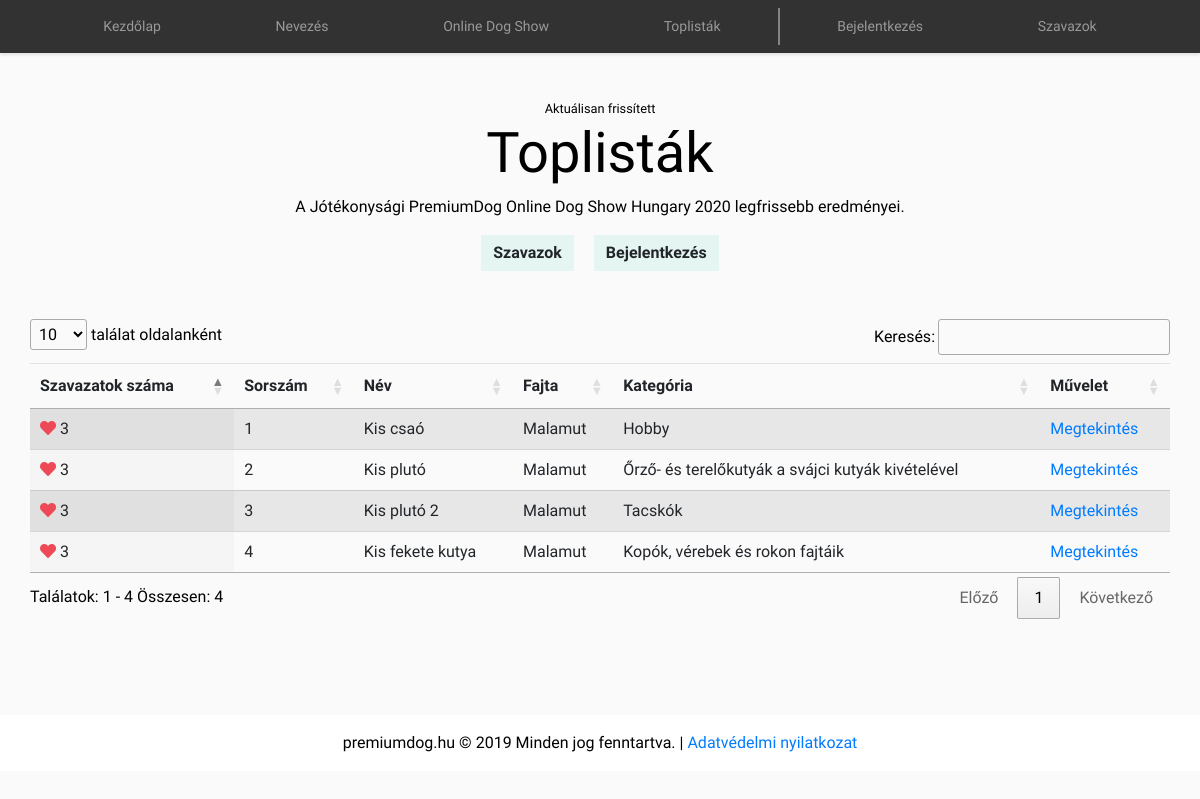
Page /szavazas/list/ on the committed database.
### articles/models.py (models this page shows, shortened)
class Article(models.Model):
    dog_number = models.CharField(max_length=10, unique=True, default="")
    title= models.CharField(max_length=100)
    slug = models.SlugField()
    gender = models.CharField(max_length=5,default="", choices=GENDER)
    group = models.CharField(max_length=100,default="", choices=GROUP)
    category = models.ForeignKey('Category',on_delete=models.CASCADE, default="")
    owner = models.ForeignKey('Owner',on_delete=models.CASCADE, default="")
    gallery = models.ManyToManyField(Gallery)
    thumb = models.ImageField(default='default.png', blank=True)
    likes = models.ManyToManyField(User, related_name='likes', blank=True)
    date = models.DateTimeField(auto_now_add=True)

class Category(models.Model):
    name = models.CharField(max_length=254)
    def __str__(self):
        return self.name

### articles/views.py (the view)
# urls.py: path('list/', views.article_top_list, name="article_top_list"),
def article_top_list(request):
    articles = Article.objects.all()
    return render(request, 'articles/article_top_list.html', {'articles':articles})

### articles/templatetags/scripts.py (called while the page is built)
@register.simple_tag
def header_scripts():
    return Scripts.objects.get(shortcode='header')

@register.simple_tag
def footer_scripts():
    return Scripts.objects.get(shortcode='footer')

### articles/templates/articles/article_top_list.html
{% extends '../base.html' %}
{% block content %}
<div class="container my-5">
    <div class="row d-flex justify-content-center">
      <div class="col-sm-12 col-md-8 text-center">
        <small>Aktuálisan frissített</small>
        <h1>Toplisták</h1>
        <p>A Jótékonysági PremiumDog Online Dog Show Hungary 2020 legfrissebb eredményei.</p>
          {% if not user.is_authenticated %}
            <a href="{% url 'register_url' %}" class="btn btn-light mr-3">Szavazok</a>
            <a href="{% url 'login' %}" class="btn btn-light">Bejelentkezés</a>
            {% endif %}
      </div>
    </div>
  </div>
  <div class="container my-5">
      <div class="row">
          <div class="col-sm-12">
            <table id="topTable" class="table display table-striped">
                <thead>
                    <tr>
                      <th>Szavazatok száma</th>
                        <th>Sorszám</th>
                        <th>Név</th>
                        <th>Fajta</th>
                        <th>Kategória</th>
                        <th>Művelet</th>
                    </tr>
                </thead>
                <tbody>
                    {% for article in articles%}
                    <tr>
                      <td><i class="fas fa-heart" style="color:#ed4956"></i> {{article.likes.count}}</td>
                        <td>{{article.dog_number}}</td>
                        <td>{{article.title}}</td>
                        <td>{{article.category}}</td>
                        <td>{{article.group}}</td>
                        <td><a href="{% url 'article_details' slug=article.slug %}">Megtekintés</a></td>
                    </tr>
                    {% endfor %}
                </tbody>
            </table>
          </div>
      </div>
  </div>
{% endblock %}

### templates/base.html (shortened to what this page needs)
{% load scripts %}
<!doctype html>
<html lang="hu">
<head>
  <link rel="stylesheet" href="https://stackpath.bootstrapcdn.com/bootstrap/4.4.1/css/bootstrap.min.css"
>
  <link rel="stylesheet" href="https://cdnjs.cloudflare.com/ajax/libs/font-awesome/5.12.1/css/all.min.css">
  <link rel="stylesheet" href="https://cdnjs.cloudflare.com/ajax/libs/ekko-lightbox/5.3.0/ekko-lightbox.css">
  <link rel="stylesheet" href="/static/style.css">
  <link rel="stylesheet" type="text/css" href="https://cdn.datatables.net/1.10.20/css/jquery.dataTables.css">
  {% header_scripts as header_script%}
</head>
<body>
  <header>
    <div class="container-fluid navbar-bg fixed-top">
      <div class="container">
        <nav class="navbar navbar-expand-lg navbar-dark">
          <div class="collapse navbar-collapse" id="navbarNav">
            <ul class="navbar-nav nav-fill w-100">
              <li class="nav-item">
                <a class="nav-link" href="/">Kezdőlap</a>
              </li>
              <li class="nav-item">
                <a class="nav-link" href="{% url 'join' %}">Nevezés</a>
              </li>
              <li class="nav-item">
                <a class="nav-link" href="{% url 'article_list' %}">Online Dog Show</a>
              </li>
              <li class="nav-item">
                <a class="nav-link" href="{% url 'article_top_list' %}">Toplisták</a>
              </li>
              {% if user.is_authenticated %}
              {% else %}
              <li class="nav-item">
                <a class="nav-link border-left pl-2" href="{% url 'login' %}">Bejelentkezés</a>
              </li>
              <li class="nav-item">
                <a class="nav-link" href="{% url 'register_url' %}">Szavazok</a>
              </li>
              {% endif %}
            </ul>
          </div>
        </nav>
      </div>
    </div>
  </header>
  <main>
    <div class="container my-5">
      <div class="row">
        <div class="col-sm-12">
          {% block content %}
          {% endblock%}
        </div>
      </div>
    </div>
  </main>
  <footer>
    <div class="container-fluid bg-white text-center py-3">
      <div class="row">
        <div class="col-sm-12">
          premiumdog.hu © 2019 Minden jog fenntartva. | <a href="{% url 'gdpr' %}">Adatvédelmi nyilatkozat</a>
        </div>
      </div>
    </div>
  </footer>
  {% footer_scripts as footer_script%}
</body>
</html>

### static/style.css (style rules this page uses)
body { font-family: 'Sen', sans-serif; color: #000; background-color: #FAFAFA; }
.h1, h1 { font-size: 3.5rem !important; }
.navbar-bg { background: #323232; box-shadow: 0 2px 3px 0 rgba(0, 0, 0, .1); }
.navbar { font-size: 14px; color: #f5f5f7; font-weight: 300; }
.navbar .border-left { border-left:2px solid rgba(255, 255, 255, 0.4) !important; }
.container { max-width: 1400px; }
.btn { animation: shadow-pulse 2s infinite; border-radius: 0; }
.btn-light { background-color: #fff; background: #fff; border: none; background: rgba(44, 192, 156, 0.1); transition: 2s; font-weight: 700; }

### rows in the picture
Article: likes.count "3", dog_number "1", title "Kis csaó", category "Malamut", group "Hobby"
Article: likes.count "3", dog_number "2", title "Kis plutó", category "Malamut", group "Őrző- és terelőkutyák a svájci kutyák kivételével"
Article: likes.count "3", dog_number "3", title "Kis plutó 2", category "Malamut", group "Tacskók"
Article: likes.count "3", dog_number "4", title "Kis fekete kutya", category "Malamut", group "Kopók, vérebek és rokon fajtáik"
